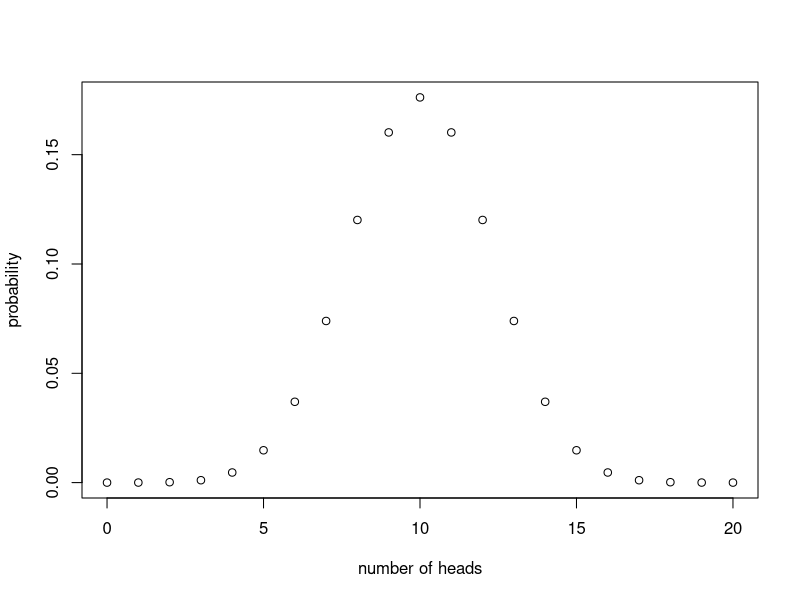
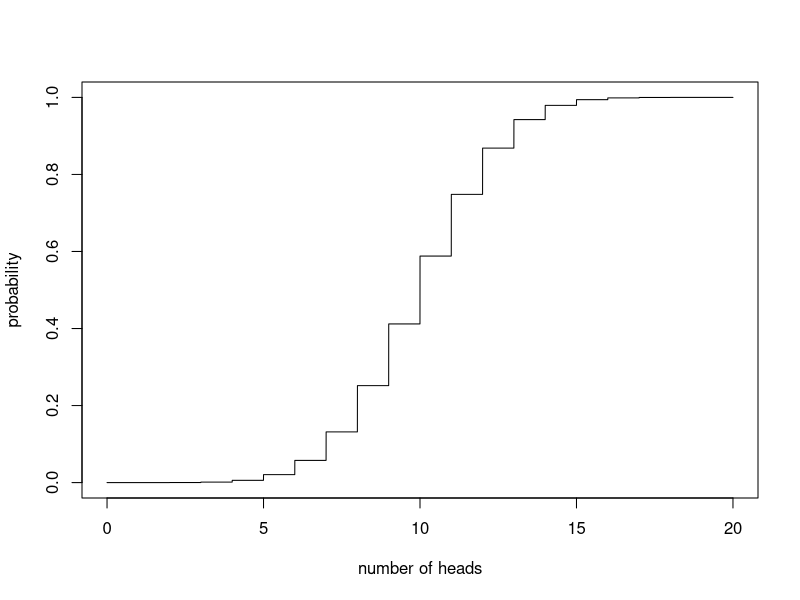
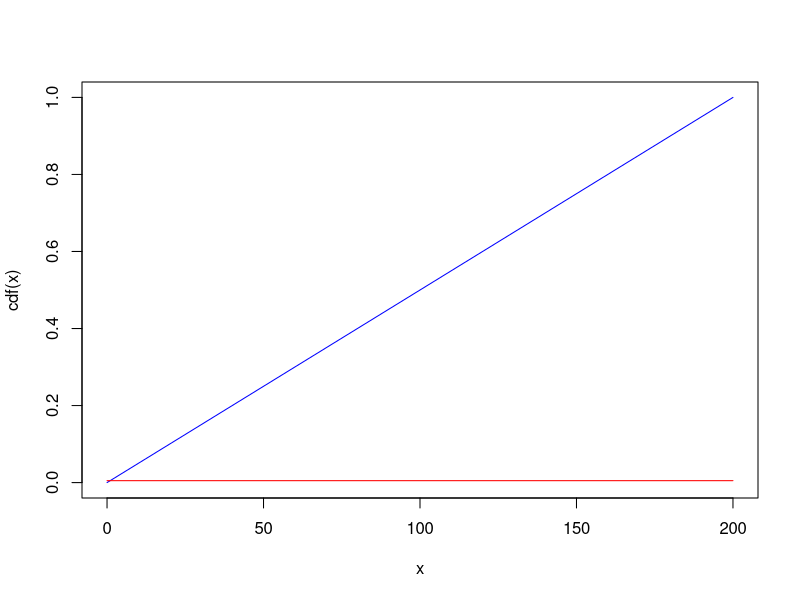
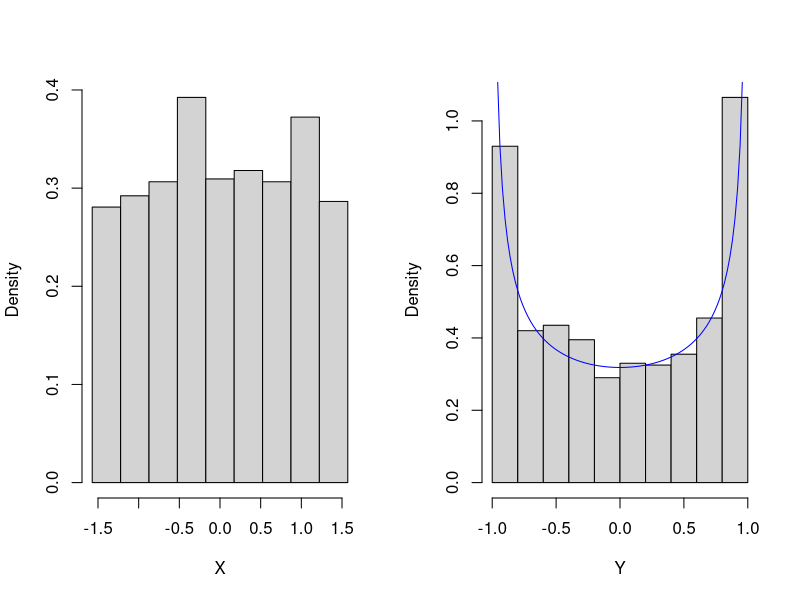

R code for these plots, in order:
## ---- chunk 1
x <- dbinom(0:20, 20, 0.5)
plot(0:20, x, xlab = 'number of heads', ylab = 'probability')
## ---- chunk 2
f <- function(x) pbinom(x, 20, 0.5)
curve(f, from = 0, to = 20, xlab = 'number of heads', ylab = 'probability', type = 'l', n = 10000)
## ---- chunk 3
pdf1 <- function(x) 1/200
pdf <- function(x) apply(matrix(x,length(x),1),1,pdf1)
cdf <- function(x) x/200
curve(cdf, 0,200, col = 'blue')
curve(pdf, 0,200, col = 'red', add = TRUE)

## ---- chunk 4
X <- runif(1000,-pi/2, pi/2)
Y <- sin(X)
par(mfrow = c(1,2))
 s= seq(from = -1.571, to = 1.571, length.out = 10)
hist(X, freq = FALSE, xlab = 'X', main = '', breaks = s)
hist(Y, freq = FALSE, xlab = 'Y', main = '')
f <- function(x) 1/(pi*sqrt(1-x^2))
curve(f, -1, 1, add = T, col = 'blue')
